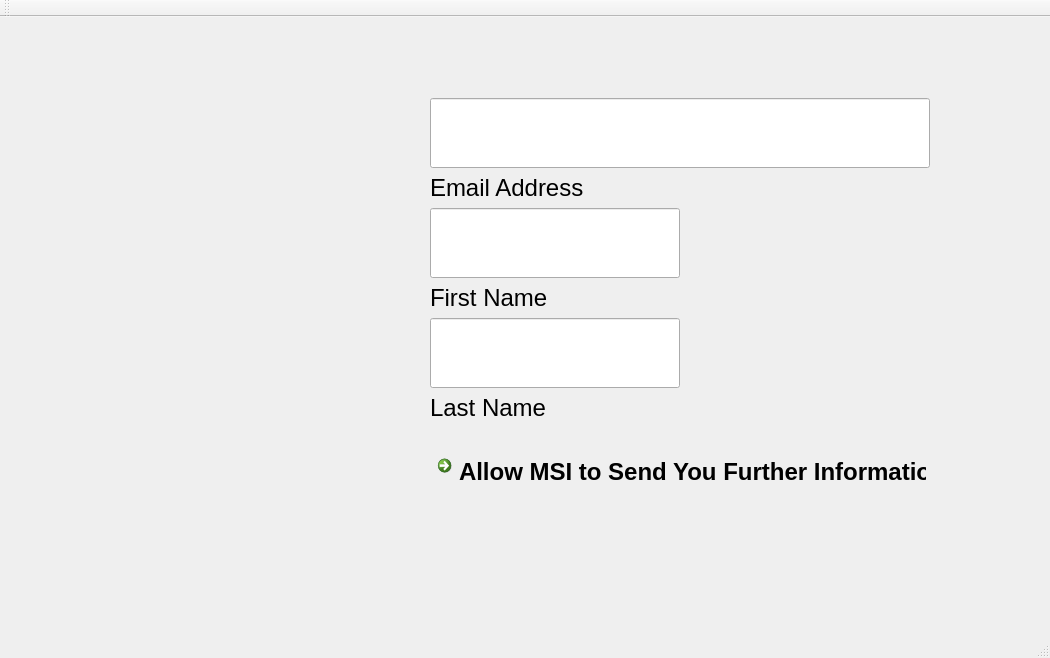
<?xml version="1.0" encoding="UTF-8"?>
<ui version="4.0">
 <class>MainWindow</class>
 <widget class="QMainWindow" name="MainWindow">
  <property name="geometry">
   <rect>
    <x>0</x>
    <y>0</y>
    <width>1050</width>
    <height>658</height>
   </rect>
  </property>
  <property name="windowTitle">
   <string>MainWindow</string>
  </property>
  <widget class="QWidget" name="centralWidget">
   <widget class="QLabel" name="label_4">
    <property name="geometry">
     <rect>
      <x>10</x>
      <y>10</y>
      <width>391</width>
      <height>151</height>
     </rect>
    </property>
    <property name="autoFillBackground">
     <bool>true</bool>
    </property>
    <property name="text">
     <string/>
    </property>
    <property name="pixmap">
     <pixmap resource="../MSIResources.qrc">:/Downloads/MSI/wp-content/uploads/2013/08/MSI_Logo_Header-612x121.png</pixmap>
    </property>
    <property name="alignment">
     <set>Qt::AlignCenter</set>
    </property>
   </widget>
   <widget class="QWidget" name="gridLayoutWidget_2">
    <property name="geometry">
     <rect>
      <x>410</x>
      <y>70</y>
      <width>541</width>
      <height>410</height>
     </rect>
    </property>
    <layout class="QGridLayout" name="gridLayout_3">
     <item row="6" column="0">
      <widget class="QLineEdit" name="lineEdit_3">
       <property name="minimumSize">
        <size>
         <width>250</width>
         <height>70</height>
        </size>
       </property>
       <property name="maximumSize">
        <size>
         <width>250</width>
         <height>16777215</height>
        </size>
       </property>
       <property name="baseSize">
        <size>
         <width>0</width>
         <height>70</height>
        </size>
       </property>
       <property name="font">
        <font>
         <pointsize>24</pointsize>
        </font>
       </property>
      </widget>
     </item>
     <item row="0" column="0">
      <widget class="QLineEdit" name="lineEdit">
       <property name="minimumSize">
        <size>
         <width>0</width>
         <height>70</height>
        </size>
       </property>
       <property name="maximumSize">
        <size>
         <width>500</width>
         <height>70</height>
        </size>
       </property>
       <property name="baseSize">
        <size>
         <width>0</width>
         <height>70</height>
        </size>
       </property>
       <property name="font">
        <font>
         <pointsize>24</pointsize>
        </font>
       </property>
      </widget>
     </item>
     <item row="1" column="0">
      <widget class="QLabel" name="label">
       <property name="font">
        <font>
         <pointsize>18</pointsize>
        </font>
       </property>
       <property name="text">
        <string>Email Address</string>
       </property>
      </widget>
     </item>
     <item row="15" column="0">
      <spacer name="verticalSpacer">
       <property name="orientation">
        <enum>Qt::Vertical</enum>
       </property>
       <property name="sizeHint" stdset="0">
        <size>
         <width>20</width>
         <height>40</height>
        </size>
       </property>
      </spacer>
     </item>
     <item row="4" column="0">
      <widget class="QLineEdit" name="lineEdit_2">
       <property name="minimumSize">
        <size>
         <width>0</width>
         <height>70</height>
        </size>
       </property>
       <property name="maximumSize">
        <size>
         <width>250</width>
         <height>70</height>
        </size>
       </property>
       <property name="baseSize">
        <size>
         <width>0</width>
         <height>70</height>
        </size>
       </property>
       <property name="font">
        <font>
         <pointsize>24</pointsize>
        </font>
       </property>
      </widget>
     </item>
     <item row="7" column="0">
      <widget class="QLabel" name="label_3">
       <property name="font">
        <font>
         <pointsize>18</pointsize>
        </font>
       </property>
       <property name="text">
        <string>Last Name</string>
       </property>
      </widget>
     </item>
     <item row="14" column="0">
      <widget class="QCommandLinkButton" name="commandLinkButton">
       <property name="minimumSize">
        <size>
         <width>500</width>
         <height>35</height>
        </size>
       </property>
       <property name="maximumSize">
        <size>
         <width>500</width>
         <height>35</height>
        </size>
       </property>
       <property name="font">
        <font>
         <pointsize>18</pointsize>
         <weight>75</weight>
         <bold>true</bold>
        </font>
       </property>
       <property name="text">
        <string>Allow MSI to Send You Further Information</string>
       </property>
      </widget>
     </item>
     <item row="8" column="0">
      <widget class="QLabel" name="label_5">
       <property name="text">
        <string/>
       </property>
      </widget>
     </item>
     <item row="5" column="0">
      <widget class="QLabel" name="label_2">
       <property name="font">
        <font>
         <pointsize>18</pointsize>
        </font>
       </property>
       <property name="text">
        <string>First Name</string>
       </property>
      </widget>
     </item>
    </layout>
   </widget>
  </widget>
  <widget class="QMenuBar" name="menuBar">
   <property name="geometry">
    <rect>
     <x>0</x>
     <y>0</y>
     <width>1050</width>
     <height>22</height>
    </rect>
   </property>
  </widget>
  <widget class="QToolBar" name="mainToolBar">
   <attribute name="toolBarArea">
    <enum>TopToolBarArea</enum>
   </attribute>
   <attribute name="toolBarBreak">
    <bool>false</bool>
   </attribute>
  </widget>
  <widget class="QStatusBar" name="statusBar"/>
 </widget>
 <layoutdefault spacing="6" margin="11"/>
 <resources>
  <include location="../MSIResources.qrc"/>
 </resources>
 <connections/>
</ui>
